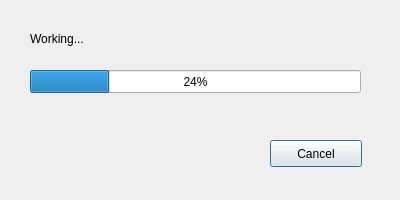
<?xml version="1.0" encoding="UTF-8"?>
<ui version="4.0">
 <class>ProgressDialogClass</class>
 <widget class="QDialog" name="ProgressDialogClass">
  <property name="geometry">
   <rect>
    <x>0</x>
    <y>0</y>
    <width>400</width>
    <height>200</height>
   </rect>
  </property>
  <property name="windowTitle">
   <string>ProgressDialog</string>
  </property>
  <widget class="QLabel" name="progressLabel">
   <property name="geometry">
    <rect>
     <x>30</x>
     <y>30</y>
     <width>59</width>
     <height>17</height>
    </rect>
   </property>
   <property name="text">
    <string>Working...</string>
   </property>
  </widget>
  <widget class="QProgressBar" name="progressBar">
   <property name="geometry">
    <rect>
     <x>30</x>
     <y>70</y>
     <width>331</width>
     <height>23</height>
    </rect>
   </property>
   <property name="value">
    <number>24</number>
   </property>
  </widget>
  <widget class="QPushButton" name="cancelButton">
   <property name="geometry">
    <rect>
     <x>270</x>
     <y>140</y>
     <width>92</width>
     <height>27</height>
    </rect>
   </property>
   <property name="text">
    <string>Cancel</string>
   </property>
  </widget>
 </widget>
 <layoutdefault spacing="6" margin="11"/>
 <resources/>
 <connections/>
</ui>
